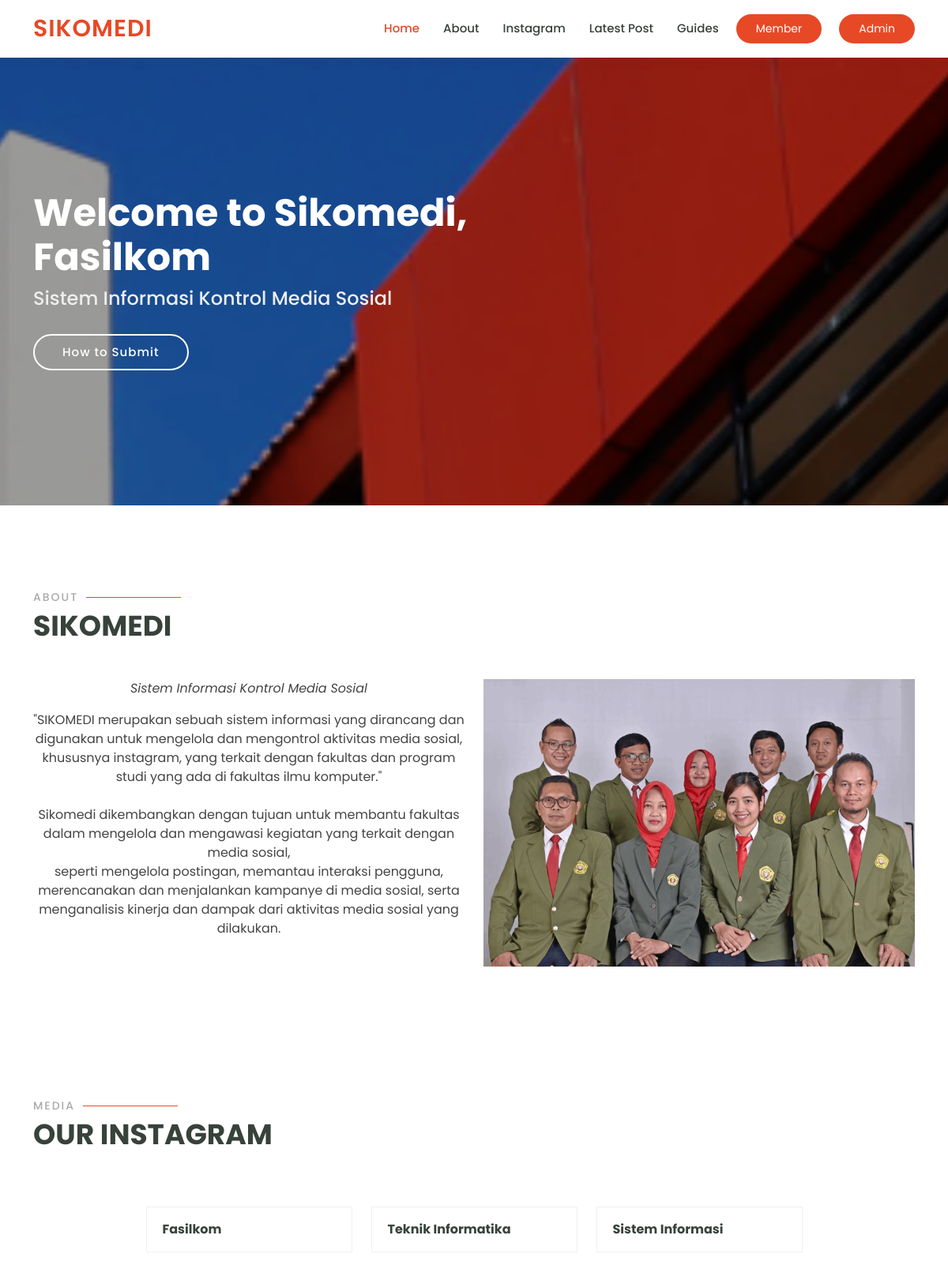
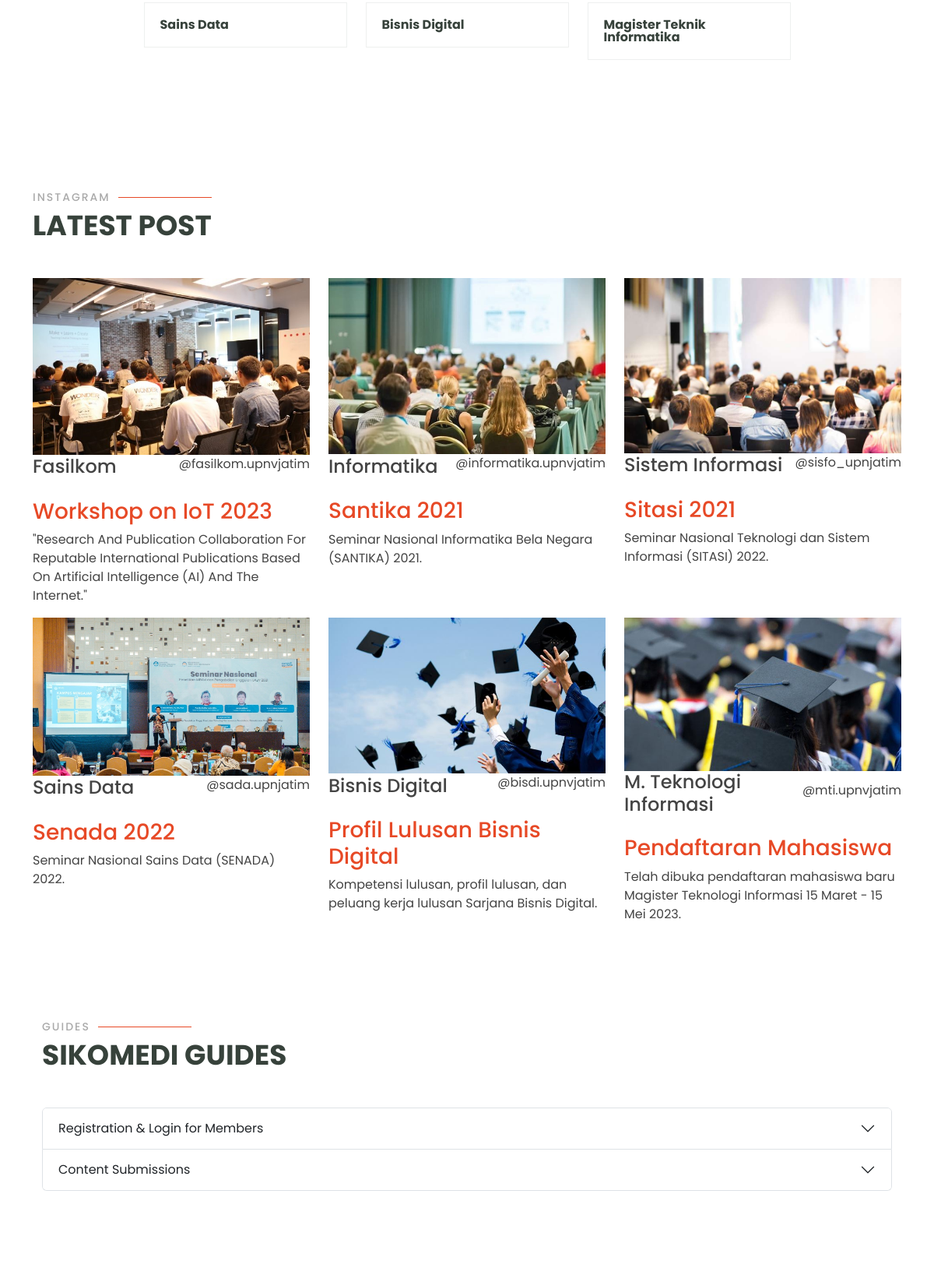
The page / (upper part) on the database its author committed (2 pictures, top to bottom).
### tables this page shows
CREATE TABLE `instagram` (
  `ID` int(11) NOT NULL,
  `URL` varchar(1500) DEFAULT NULL,
  `SOURCE` varchar(1500) DEFAULT NULL,
  `CAPTION` varchar(1500) DEFAULT NULL,
  `JUDULPOSTINGAN` varchar(100) NOT NULL,
  `IG` varchar(50) NOT NULL,
  `MEDIA` varchar(100) NOT NULL
);

### functions.php (called while the page is built)
<?php
$conn = mysqli_connect("localhost","root","","sikomedi");
function query ($query){
    global $conn;
    $result = mysqli_query($conn,$query);
    $rows = [];
    while ($row = mysqli_fetch_assoc($result)){
        $rows [] = $row;
    }
    return $rows;
}
?>

### index.php (the view, shortened to what this page needs)
<?php
require 'functions.php';
  $latestpost = query("SELECT * FROM instagram");
?>
<!DOCTYPE html>
<html lang="en">
<head>
  <link href="assets/vendor/animate.css/animate.min.css" rel="stylesheet">
  <link href="assets/vendor/aos/aos.css" rel="stylesheet">
  <link href="assets/vendor/bootstrap/css/bootstrap.min.css" rel="stylesheet">
  <link href="assets/vendor/bootstrap-icons/bootstrap-icons.css" rel="stylesheet">
  <link href="assets/vendor/boxicons/css/boxicons.min.css" rel="stylesheet">
  <link href="assets/vendor/remixicon/remixicon.css" rel="stylesheet">
  <link href="assets/vendor/swiper/swiper-bundle.min.css" rel="stylesheet">
  <link href="assets/css/style.css" rel="stylesheet">
</head>
<body>
  <header id="header" class="fixed-top">
    <div class="container d-flex align-items-center">
      <h1 class="logo me-auto"><a href="index.html">SIKOMEDI</a></h1>
      <nav id="navbar" class="navbar">
        <ul>
          <li><a class="nav-link scrollto active" href="#hero">Home</a></li>
          <li><a class="nav-link scrollto" href="#about">About</a></li>
          <li><a class="nav-link scrollto" href="#instagram">Instagram</a></li>
          <li><a class="nav-link scrollto" href="#latestpost">Latest Post</a></li>
          <li><a class="nav-link scrollto" href="#guides">Guides</a></li>
        </ul>
      </nav>
      <a href="member\index.php" class="get-started-btn">Member</a>
      <a href="admin\index.php" class="get-started-btn">Admin</a>
    </div>
  </header>
  <section id="hero" class="d-flex justify-content-center align-items-center">
    <div class="container position-relative" data-aos="zoom-in" data-aos-delay="100">
      <h1>Welcome to Sikomedi,<br>Fasilkom</h1>
      <h2>Sistem Informasi Kontrol Media Sosial</h2>
      <a href="#guides" class="btn-get-started">How to Submit</a>
    </div>
  </section>
  <main id="main">
    <section id="about" class="about">
      <div class="container pt-5 mt-1" data-aos="fade-up">
        <div class="section-title">
          <h2>About</h2>
          <p>SIKOMEDI</p>
        </div>
        <div class="row">
          <div class="col-lg-6 order-1 order-lg-2" data-aos="fade-left" data-aos-delay="100">
            <img src="assets/img/about.jpg" class="img-fluid" alt="">
          </div>
          <div class="col-lg-6 pt-4 pt-lg-0 order-2 order-lg-1 content text-center">
            <p class="fst-italic">
              Sistem Informasi Kontrol Media Sosial
            </p>
            <p>
              "SIKOMEDI merupakan sebuah sistem informasi yang dirancang dan digunakan
              untuk mengelola dan mengontrol aktivitas media sosial, khususnya instagram, yang terkait dengan fakultas
              dan program studi yang ada di fakultas ilmu komputer."<br>
              <br>Sikomedi dikembangkan dengan tujuan untuk membantu fakultas dalam mengelola dan mengawasi kegiatan
              yang terkait dengan media sosial, <br>seperti mengelola postingan, memantau interaksi pengguna,
              merencanakan dan menjalankan kampanye di media sosial, serta menganalisis kinerja dan dampak dari aktivitas
              media sosial yang dilakukan.
            </p>
          </div>
        </div>
      </div>
    </section>
  <section id="instagram" class="instagram">
  <div class="container pt-5 mt-5" data-aos="fade-up">
    <div class="section-title pt-3">
      <h2>Media</h2>
      <p>Our Instagram</p>
    </div>
      <div class="row d-flex justify-content-center" data-aos="zoom-in" data-aos-delay="100">
        <div class="col-lg-3 col-md-4 mt-4 mt-md-4">
          <div class="icon-box">
            <h3><a href="https://www.instagram.com/fasilkom.upnvjatim">Fasilkom</a></h3>
          </div>
        </div>
        <div class="col-lg-3 col-md-4 mt-4 mt-md-4">
          <div class="icon-box">
            <h3><a href="https://www.instagram.com/informatika.upnvjatim">Teknik Informatika</a></h3>
          </div>
        </div>
        <div class="col-lg-3 col-md-4 mt-4 mt-md-4">
          <div class="icon-box">
            <h3><a href="https://www.instagram.com/sisfo_upnjatim">Sistem Informasi</a></h3>
          </div>
        </div>
        </div>
        <div class="row d-flex justify-content-center" data-aos="zoom-in" data-aos-delay="100">
        <div class="col-lg-3 col-md-4 mt-4 mt-lg-4">
          <div class="icon-box">
            <h3><a href="https://www.instagram.com/sada.upnjatim">Sains Data</a></h3>
          </div>
        </div>
        <div class="col-lg-3 col-md-4 mt-4">
          <div class="icon-box">
            <h3><a href="https://www.instagram.com/bisdi.upnvjatim">Bisnis Digital</a></h3>
          </div>
        </div>
        <div class="col-lg-3 col-md-4 mt-4">
          <div class="icon-box">
            <h3><a href="https://www.instagram.com/mti.upnjatim">Magister Teknik Informatika</a></h3>
          </div>
        </div>
      </div>
    </div>
  </section>
    <section id="latestpost" class="latestpost">
      <div class="container pt-5 mt-1" data-aos="fade-up">
        <div class="section-title">
          <h2>Instagram</h2>
          <p>Latest Post</p>
        </div>
        <div class="row" data-aos="zoom-in" data-aos-delay="100">
          <?php foreach ($latestpost as $row) :?>
          <div class="col-lg-4 col-md-6 d-flex align-items-stretch">
            <div class="course-item">
              <a href="<?=$row["URL"]?>"><img src="assets\img\<?=$row["SOURCE"]?>" class="img-fluid" alt="..."></a>
              <div class="course-content">
                <div class="d-flex justify-content-between align-items-center mb-3">
                  <h4><?=$row["MEDIA"]?></h4>
                  <p class="instagram">@<?=$row["IG"]?></p>
                </div>
                <h3><a href="<?=$row["URL"]?>"><?=$row["JUDULPOSTINGAN"]?></a></h3>
                <p><?=$row["CAPTION"]?></p>
              </div>
            </div>
          </div>
          <?php endforeach ?>
    <section id="guides">
      <div class="container pt-5 mt-1" data-aos="fade-up">
        <div class="section-title">
          <h2>Guides</h2>
          <p>SIKOMEDI Guides</p>
        </div>
        <div class="accordion pt-0" id="accordionExample">
          <div class="accordion-item">
            <h2 class="accordion-header">
              <button class="accordion-button collapsed" type="button" data-bs-toggle="collapse" data-bs-target="#collapseOne" aria-expanded="false" aria-controls="collapseOne">
                Registration & Login for Members
              </button>
            </h2>
          </div>
          <div class="accordion-item">
            <h2 class="accordion-header">
              <button class="accordion-button collapsed" type="button" data-bs-toggle="collapse" data-bs-target="#collapseTwo" aria-expanded="false" aria-controls="collapseTwo">
              Content Submissions
              </button>
            </h2>
          </div>
        </div>
      </div>
    </section>
  </main>
</body>
</html>

### assets/css/style.css (style rules this page uses)
body { font-family: "Poppins", sans-serif; color: #444444; }
a { color: #E74926; text-decoration: none; }
h1, h2, h3, h4, h5, h6 { font-family: "Poppins", sans-serif; }
#header { background: #fff; transition: all 0.5s; z-index: 997; padding: 15px 0; box-shadow: 0px 0 18px rgba(55, 66, 59, 0.08); }
#header .logo { font-size: 30px; margin: 0; padding: 0; line-height: 1; font-weight: 600; letter-spacing: 1px; text-transform: uppercase; font-family: "Poppins", sans-serif; }
#header .logo a { color: #E74926; }
.get-started-btn { margin-left: 22px; background: #E74926; color: #fff; border-radius: 50px; padding: 8px 25px; white-space: nowrap; transition: 0.3s; font-size: 14px; display: inline-block; }
.navbar { padding: 0; }
.navbar ul { margin: 0; padding: 0; display: flex; list-style: none; align-items: center; }
.navbar li { position: relative; }
.navbar a, .navbar a:focus { display: flex; align-items: center; justify-content: space-between; padding: 10px 0 10px 30px; font-family: "Poppins", sans-serif; font-size: 15px; font-weight: 500; color: #37423b; white-space: nowrap; transition: 0.3s; }
.navbar a:hover, .navbar .active, .navbar .active:focus, .navbar li:hover>a { color: #E74926; }
#hero { width: 100%; height: 80vh; background: url("../img/hero-bg.jpg") top center; background-size: cover; position: relative; }
#hero:before { content: ""; background: rgba(0, 0, 0, 0.4); position: absolute; bottom: 0; top: 0; left: 0; right: 0; }
#hero .container { padding-top: 72px; }
#hero h1 { margin: 0; font-size: 48px; font-weight: 700; line-height: 56px; color: #fff; font-family: "Poppins", sans-serif; }
#hero h2 { color: #eee; margin: 10px 0 0 0; font-size: 24px; }
#hero .btn-get-started { font-family: "Poppins", sans-serif; font-weight: 500; font-size: 15px; letter-spacing: 1px; display: inline-block; padding: 10px 35px; border-radius: 50px; transition: 0.5s; margin-top: 30px; border: 2px solid #fff; color: #fff; }
@media (min-width: 1024px) { #hero { background-attachment: fixed; } }
section { padding: 60px 0; overflow: hidden; }
.section-title { padding-bottom: 40px; }
.section-title h2 { font-size: 14px; font-weight: 500; padding: 0; line-height: 1px; margin: 0 0 5px 0; letter-spacing: 2px; text-transform: uppercase; color: #aaaaaa; font-family: "Poppins", sans-serif; }
.section-title h2::after { content: ""; width: 120px; height: 1px; display: inline-block; background: #E74926; margin: 4px 10px; }
.section-title p { margin: 0; margin: 0; font-size: 36px; font-weight: 700; text-transform: uppercase; font-family: "Poppins", sans-serif; color: #37423b; }
.instagram { padding-top: 0px; }
.instagram .icon-box { display: flex; align-items: center; padding: 20px; transition: 0.3s; border: 1px solid #eef0ef; }
.instagram .icon-box h3 { font-weight: 700; margin: 0; padding: 0; line-height: 1; font-size: 16px; }
.instagram .icon-box h3 a { color: #37423b; transition: 0.3s; }

### rows shown on the page
instagram: SOURCE (picture), MEDIA "Fasilkom", IG "fasilkom.upnvjatim", JUDULPOSTINGAN "Workshop on IoT 2023", CAPTION "\"Research And Publication Collaboration For Reputable International Publications Based On Artificial Intelligence (AI) And The Internet.\""
instagram: SOURCE (picture), MEDIA "Informatika", IG "informatika.upnvjatim", JUDULPOSTINGAN "Santika 2021", CAPTION "Seminar Nasional Informatika Bela Negara (SANTIKA) 2021."
instagram: SOURCE (picture), MEDIA "Sistem Informasi", IG "sisfo_upnjatim", JUDULPOSTINGAN "Sitasi 2021", CAPTION "Seminar Nasional Teknologi dan Sistem Informasi (SITASI) 2022."
instagram: SOURCE (picture), MEDIA "Sains Data", IG "sada.upnjatim", JUDULPOSTINGAN "Senada 2022", CAPTION "Seminar Nasional Sains Data (SENADA) 2022."
instagram: SOURCE (picture), MEDIA "Bisnis Digital", IG "bisdi.upnvjatim", JUDULPOSTINGAN "Profil Lulusan Bisnis Digital", CAPTION "Kompetensi lulusan, profil lulusan, dan peluang kerja lulusan Sarjana Bisnis Digital."
instagram: SOURCE (picture), MEDIA "M. Teknologi Informasi", IG "mti.upnvjatim", JUDULPOSTINGAN "Pendaftaran Mahasiswa", CAPTION "Telah dibuka pendaftaran mahasiswa baru Magister Teknologi Informasi 15 Maret - 15 Mei 2023."
